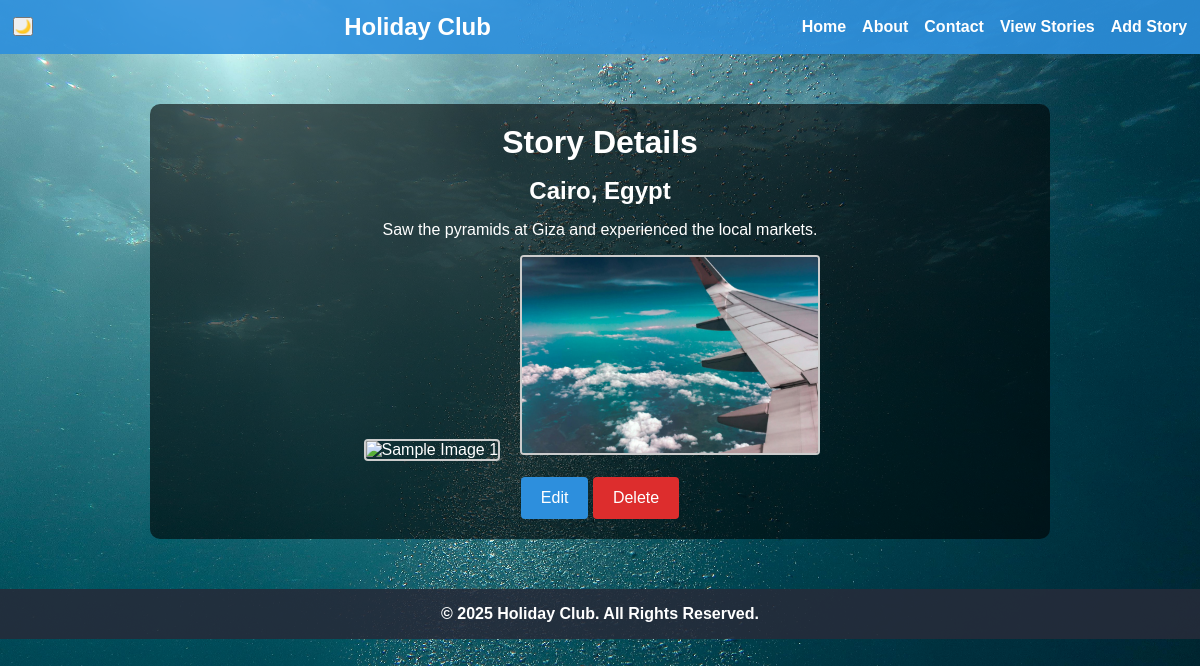
The page /story/3 on the database its author committed.
### tables this page shows
CREATE TABLE stories (
            id INTEGER PRIMARY KEY AUTOINCREMENT,
            location TEXT NOT NULL,
            story_text TEXT NOT NULL
        );

### app.py (the view)
@app.route('/story/<int:story_id>')
def story_detail(story_id):
    conn = get_db_connection()
    story = conn.execute('SELECT * FROM stories WHERE id = ?', (story_id,)).fetchone()
    conn.close()
    if story is None:
        flash("Story not found!", "error")
        return redirect(url_for('view_story'))
    return render_template('story.html', story=story)

### app.py (called while the page is built)
def get_db_connection():
    conn = sqlite3.connect(DATABASE)
    conn.row_factory = sqlite3.Row
    return conn

### templates/story.html
{% extends 'base.html' %}
{% block content %}
<h1>Story Details</h1>
<div class="story-detail">
  <h2>{{ story.location }}</h2>
  <p>{{ story.story_text }}</p>
  <div class="story-images">
    <img src="{{ url_for('static', filename='images/sample1.jpg') }}" alt="Sample Image 1">
    <img src="{{ url_for('static', filename='images/sample2.jpg') }}" alt="Sample Image 2">
  </div>
</div>
<div class="story-actions">
  <a href="{{ url_for('edit_story', story_id=story.id) }}" class="btn">Edit</a>
  <a href="{{ url_for('delete_story', story_id=story.id) }}" class="btn delete">Delete</a>
</div>
{% endblock %}

### static/css/styles.css (style rules this page uses)
* { margin: 0; padding: 0; box-sizing: border-box; }
body { background: url("../images/background.jpg") no-repeat center center fixed; background-size: cover; font-family: Arial, sans-serif; color: white; margin: 0; padding: 0; }
h1, h2 { margin-bottom: 1rem; }
button[type="submit"], .btn { background-color: #2d8fdd; color: #fff; border: none; padding: 0.75rem 1.25rem; border-radius: 4px; cursor: pointer; text-decoration: none; display: inline-block; }
.btn.delete { background-color: #dd2d2d; }
.story-detail { margin: 1rem 0; }
.story-images img { width: 300px; height: 200px; object-fit: cover; margin-right: 1rem; margin-top: 1rem; border: 2px solid #ccc; border-radius: 4px; }

### rows shown on the page
stories: location "Cairo, Egypt", story_text "Saw the pyramids at Giza and experienced the local markets."
